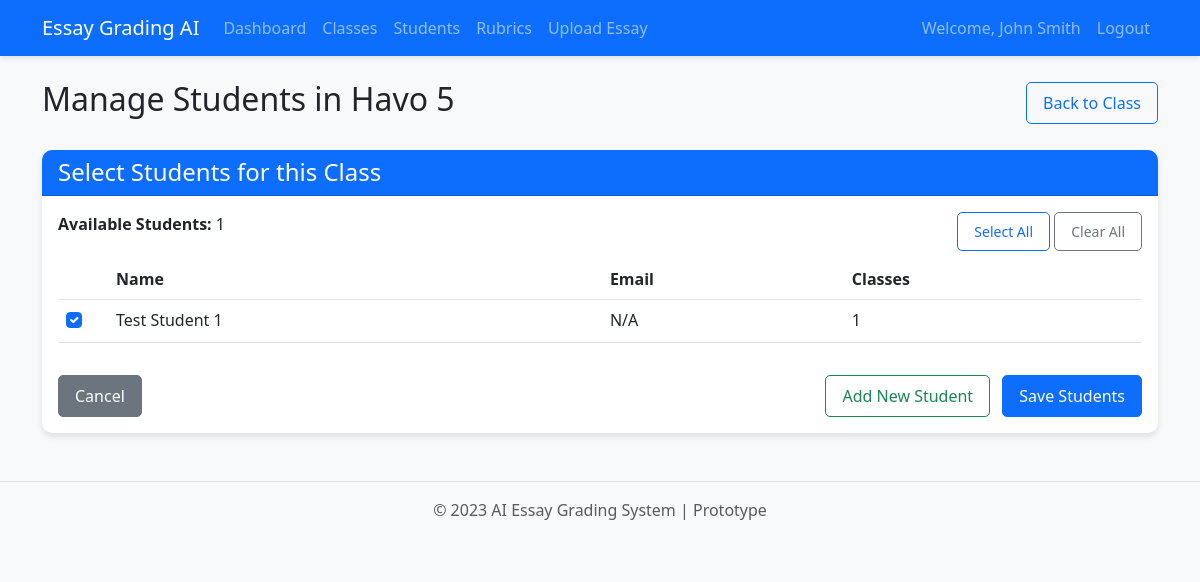
/classes/1/students (signed in), run on the app's committed database.
### app.py (models this page shows)
class User(UserMixin, db.Model):
    id = db.Column(db.Integer, primary_key=True)
    email = db.Column(db.String(100), unique=True, nullable=False)
    password = db.Column(db.String(200), nullable=False)
    name = db.Column(db.String(100), nullable=False)
    rubrics = db.relationship('Rubric', backref='user', lazy=True)
    essays = db.relationship('Essay', backref='user', lazy=True)
    classes = db.relationship('Class', backref='teacher', lazy=True)
    students = db.relationship('Student', backref='teacher', lazy=True)

class Class(db.Model):
    id = db.Column(db.Integer, primary_key=True)
    name = db.Column(db.String(100), nullable=False)
    description = db.Column(db.Text, nullable=True)
    user_id = db.Column(db.Integer, db.ForeignKey('user.id'), nullable=False)
    rubric_id = db.Column(db.Integer, db.ForeignKey('rubric.id'), nullable=True)
    created_at = db.Column(db.DateTime, default=datetime.utcnow)
    students = db.relationship('Student', secondary=student_class, lazy='subquery',
                               backref=db.backref('classes', lazy=True))
    essays = db.relationship('Essay', backref='class_ref', lazy=True)

class Student(db.Model):
    id = db.Column(db.Integer, primary_key=True)
    name = db.Column(db.String(100), nullable=False)
    email = db.Column(db.String(100), nullable=True)
    user_id = db.Column(db.Integer, db.ForeignKey('user.id'), nullable=False)  # Teacher
    created_at = db.Column(db.DateTime, default=datetime.utcnow)
    essays = db.relationship('Essay', backref='student', lazy=True)

### app.py (the view, shortened to what this page needs)
@app.route('/classes/<int:class_id>/students', methods=['GET', 'POST'])
@login_required
def manage_class_students(class_id):
    class_obj = Class.query.filter_by(id=class_id, user_id=current_user.id).first_or_404()
    all_students = Student.query.filter_by(user_id=current_user.id).all()
    return render_template('classes/manage_students.html',
                          class_obj=class_obj,
                          all_students=all_students)

### app.py (called while the page is built)
@login_manager.user_loader
def load_user(user_id):
    return User.query.get(int(user_id))

### templates/classes/manage_students.html (shortened to what this page needs)
{% extends "base.html" %}
{% block content %}
<div class="d-flex justify-content-between align-items-center mb-4">
    <h2>Manage Students in {{ class_obj.name }}</h2>
    <a href="{{ url_for('view_class', class_id=class_obj.id) }}" class="btn btn-outline-primary">Back to Class</a>
</div>
<div class="card">
    <div class="card-header bg-primary text-white">
        <h4 class="mb-0">Select Students for this Class</h4>
    </div>
    <div class="card-body">
        {% if all_students %}
        <form method="post">
            <div class="mb-3">
                <div class="d-flex justify-content-between mb-2">
                    <span><strong>Available Students:</strong> {{ all_students|length }}</span>
                    <span>
                        <button type="button" class="btn btn-sm btn-outline-primary select-all">Select All</button>
                        <button type="button" class="btn btn-sm btn-outline-secondary clear-all">Clear All</button>
                    </span>
                </div>
                <div class="table-responsive">
                    <table class="table table-hover">
                        <thead>
                            <tr>
                                <th style="width: 50px;"></th>
                                <th>Name</th>
                                <th>Email</th>
                                <th>Classes</th>
                            </tr>
                        </thead>
                        <tbody>
                            {% for student in all_students %}
                            <tr>
                                <td>
                                    <div class="form-check">
                                        <input class="form-check-input student-checkbox" type="checkbox"
                                               name="student_ids" value="{{ student.id }}"
                                               id="student{{ student.id }}"
                                               {% if student in class_obj.students %}checked{% endif %}>
                                    </div>
                                </td>
                                <td><label for="student{{ student.id }}">{{ student.name }}</label></td>
                                <td>{{ student.email or 'N/A' }}</td>
                                <td>{{ student.classes|length }}</td>
                            </tr>
                            {% endfor %}
                        </tbody>
                    </table>
                </div>
            </div>
            <div class="d-flex justify-content-between">
                <a href="{{ url_for('view_class', class_id=class_obj.id) }}" class="btn btn-secondary">Cancel</a>
                <div>
                    <a href="{{ url_for('create_student') }}" class="btn btn-outline-success me-2">Add New Student</a>
                    <button type="submit" class="btn btn-primary">Save Students</button>
                </div>
            </div>
        </form>
        {% endif %}
    </div>
</div>
{% endblock %}

### templates/base.html (shortened to what this page needs)
<!DOCTYPE html>
<html lang="en">
<head>
    <link href="https://cdn.jsdelivr.net/npm/bootstrap@5.3.0/dist/css/bootstrap.min.css" rel="stylesheet">
    <link rel="stylesheet" href="{{ url_for('static', filename='css/style.css') }}">
</head>
<body>
    {% if current_user.is_authenticated %}
    <nav class="navbar navbar-expand-lg navbar-dark bg-primary">
        <div class="container">
            <a class="navbar-brand" href="{{ url_for('dashboard') }}">Essay Grading AI</a>
            <div class="collapse navbar-collapse" id="navbarNav">
                <ul class="navbar-nav me-auto">
                    <li class="nav-item">
                        <a class="nav-link" href="{{ url_for('dashboard') }}">Dashboard</a>
                    </li>
                    <li class="nav-item">
                        <a class="nav-link" href="{{ url_for('view_classes') }}">Classes</a>
                    </li>
                    <li class="nav-item">
                        <a class="nav-link" href="{{ url_for('view_students') }}">Students</a>
                    </li>
                    <li class="nav-item">
                        <a class="nav-link" href="{{ url_for('create_rubric') }}">Rubrics</a>
                    </li>
                    <li class="nav-item">
                        <a class="nav-link" href="{{ url_for('upload_essay') }}">Upload Essay</a>
                    </li>
                </ul>
                <div class="navbar-nav">
                    <span class="nav-item nav-link">Welcome, {{ current_user.name }}</span>
                    <a class="nav-link" href="{{ url_for('logout') }}">Logout</a>
                </div>
            </div>
        </div>
    </nav>
    {% endif %}
    <div class="container mt-4">
        {% block content %}{% endblock %}
    </div>
    <footer class="mt-5 py-3 text-center">
        <div class="container">
            <p class="text-muted">© 2023 AI Essay Grading System | Prototype</p>
        </div>
    </footer>
</body>
</html>

### static/css/style.css (style rules this page uses)
body { font-family: 'Segoe UI', Tahoma, Geneva, Verdana, sans-serif; background-color: #f8f9fa; }
.navbar { box-shadow: 0 2px 5px rgba(0, 0, 0, 0.1); }
.card { border: none; border-radius: 10px; box-shadow: 0 4px 6px rgba(0, 0, 0, 0.1); margin-bottom: 20px; }
.card-header { border-radius: 10px 10px 0 0 !important; }
.btn { border-radius: 5px; padding: 8px 16px; }
footer { border-top: 1px solid #dee2e6; margin-top: 50px; }

### data on the page
User: name "John Smith"
Class: name "Havo 5"
Student: name "Test Student 1", email "N/A", classes|length "1"

### other printed values
{{ all_students|length }} "1"
